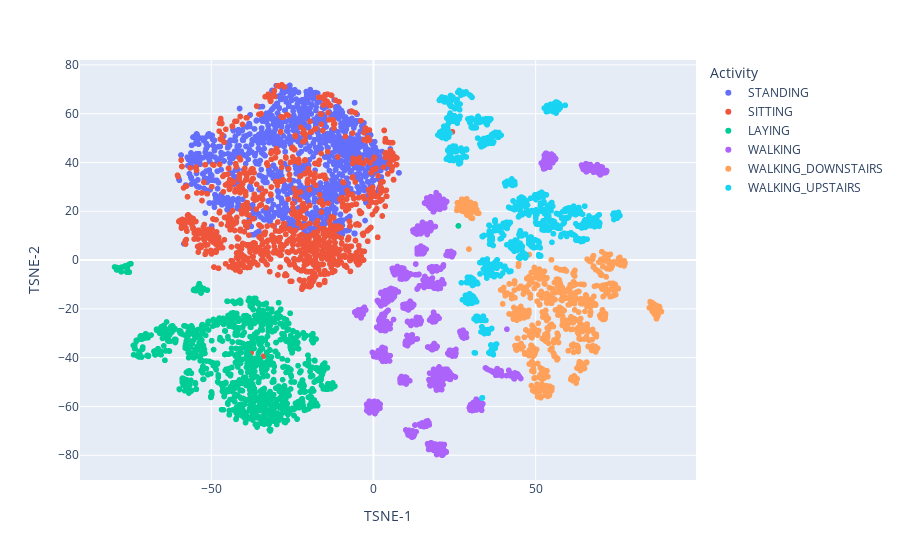

This figure's notebook cell:
### Markdown cell above
here, you can clearly see a cluster of static activities and dynamic activites. So, most of the variable are related.

### Code cell
# Analysis using t-SNE-unsupervised non-linear dimensionality reduction technique for data exploratory and visulizing high-dimensional data
import plotly.express as px
from sklearn.manifold import TSNE
import nbformat

X_tsne = train.drop(['subject','Activity'], axis=1)
tsne_result = TSNE(n_components=2, random_state=42).fit_transform(X_tsne)

# Create DataFrame with t-SNE results
df_tsne = pd.DataFrame(tsne_result, columns=['TSNE-1', 'TSNE-2'])
df_tsne['Activity'] = train['Activity']

# Use Plotly Express to plot
fig = px.scatter(df_tsne, x='TSNE-1', y='TSNE-2', color='Activity')
fig.show()

### Figure 1 — Plotly figure (JSON) as saved in the notebook; plotly's stock layout.template omitted (floating-point values rounded to 4 significant figures; data arrays with more than 128 entries replaced by an {"elided": "..."} marker saying what was removed)
{"data": [{"hovertemplate": "Activity=STANDING<br>TSNE-1=%{x}<br>TSNE-2=%{y}<extra></extra>", "legendgroup": "STANDING", "marker": {"color": "#636efa", "symbol": "circle"}, "mode": "markers", "name": "STANDING", "showlegend": true, "type": "scattergl", "x": {"elided": "1374 float values"}, "xaxis": "x", "y": {"elided": "1374 float values"}, "yaxis": "y"}, {"hovertemplate": "Activity=SITTING<br>TSNE-1=%{x}<br>TSNE-2=%{y}<extra></extra>", "legendgroup": "SITTING", "marker": {"color": "#EF553B", "symbol": "circle"}, "mode": "markers", "name": "SITTING", "showlegend": true, "type": "scattergl", "x": {"elided": "1286 float values"}, "xaxis": "x", "y": {"elided": "1286 float values"}, "yaxis": "y"}, {"hovertemplate": "Activity=LAYING<br>TSNE-1=%{x}<br>TSNE-2=%{y}<extra></extra>", "legendgroup": "LAYING", "marker": {"color": "#00cc96", "symbol": "circle"}, "mode": "markers", "name": "LAYING", "showlegend": true, "type": "scattergl", "x": {"elided": "1407 float values"}, "xaxis": "x", "y": {"elided": "1407 float values"}, "yaxis": "y"}, {"hovertemplate": "Activity=WALKING<br>TSNE-1=%{x}<br>TSNE-2=%{y}<extra></extra>", "legendgroup": "WALKING", "marker": {"color": "#ab63fa", "symbol": "circle"}, "mode": "markers", "name": "WALKING", "showlegend": true, "type": "scattergl", "x": {"elided": "1226 float values"}, "xaxis": "x", "y": {"elided": "1226 float values"}, "yaxis": "y"}, {"hovertemplate": "Activity=WALKING_DOWNSTAIRS<br>TSNE-1=%{x}<br>TSNE-2=%{y}<extra></extra>", "legendgroup": "WALKING_DOWNSTAIRS", "marker": {"color": "#FFA15A", "symbol": "circle"}, "mode": "markers", "name": "WALKING_DOWNSTAIRS", "showlegend": true, "type": "scattergl", "x": {"elided": "986 float values"}, "xaxis": "x", "y": {"elided": "986 float values"}, "yaxis": "y"}, {"hovertemplate": "Activity=WALKING_UPSTAIRS<br>TSNE-1=%{x}<br>TSNE-2=%{y}<extra></extra>", "legendgroup": "WALKING_UPSTAIRS", "marker": {"color": "#19d3f3", "symbol": "circle"}, "mode": "markers", "name": "WALKING_UPSTAIRS", "showlegend": true, "type": "scattergl", "x": {"elided": "1073 float values"}, "xaxis": "x", "y": {"elided": "1073 float values"}, "yaxis": "y"}], "layout": {"legend": {"title": {"text": "Activity"}, "tracegroupgap": 0}, "margin": {"t": 60}, "xaxis": {"anchor": "y", "domain": [0, 1], "title": {"text": "TSNE-1"}}, "yaxis": {"anchor": "x", "domain": [0, 1], "title": {"text": "TSNE-2"}}}}
